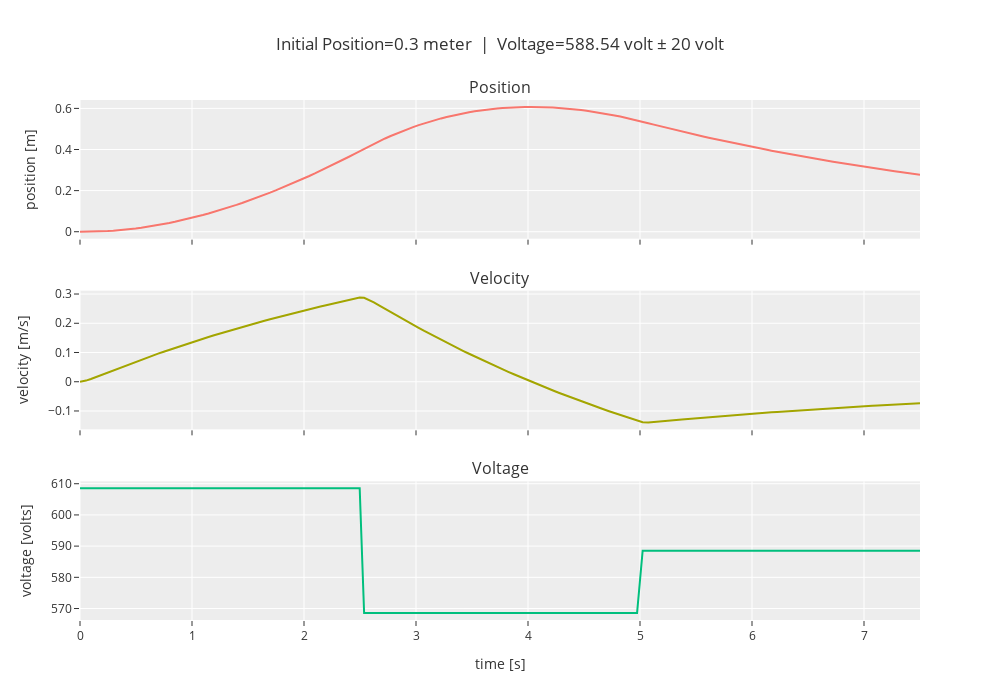

The notebook cell this image was saved under:
### Markdown cell above
### Position $x = 0$

### Code cell
x = 0
linear_analysis(x, doublet_magnitude=20, )

### Figure 1 — Plotly figure (JSON) as saved in the notebook; plotly's stock layout.template omitted (floating-point values rounded to 4 significant figures; data arrays with more than 128 entries replaced by an {"elided": "..."} marker saying what was removed)
{"data": [{"type": "scatter", "x": {"elided": "153 float values"}, "xaxis": "x", "y": {"elided": "153 float values"}, "yaxis": "y"}, {"type": "scatter", "x": {"elided": "153 float values"}, "xaxis": "x2", "y": {"elided": "153 float values"}, "yaxis": "y2"}, {"type": "scatter", "x": {"elided": "153 float values"}, "xaxis": "x3", "y": {"elided": "153 float values"}, "yaxis": "y3"}], "layout": {"annotations": [{"font": {"size": 16}, "showarrow": false, "text": "Position", "x": 0.5, "xanchor": "center", "xref": "paper", "y": 1, "yanchor": "bottom", "yref": "paper"}, {"font": {"size": 16}, "showarrow": false, "text": "Velocity", "x": 0.5, "xanchor": "center", "xref": "paper", "y": 0.6333, "yanchor": "bottom", "yref": "paper"}, {"font": {"size": 16}, "showarrow": false, "text": "Voltage", "x": 0.5, "xanchor": "center", "xref": "paper", "y": 0.2667, "yanchor": "bottom", "yref": "paper"}], "height": 700, "showlegend": false, "title": {"text": "Initial Position=0.3 meter  |  Voltage=588.54 volt ± 20 volt"}, "width": 1000, "xaxis": {"anchor": "y", "autorange": true, "domain": [0, 1], "matches": "x3", "range": [0, 7.5], "showticklabels": false, "type": "linear"}, "xaxis2": {"anchor": "y2", "autorange": true, "domain": [0, 1], "matches": "x3", "range": [0, 7.5], "showticklabels": false, "type": "linear"}, "xaxis3": {"anchor": "y3", "autorange": true, "domain": [0, 1], "range": [0, 7.5], "title": {"text": "time [s]"}, "type": "linear"}, "yaxis": {"anchor": "x", "autorange": true, "domain": [0.7333, 1], "range": [-0.03373, 0.6409], "title": {"text": "position [m]"}, "type": "linear"}, "yaxis2": {"anchor": "x2", "autorange": true, "domain": [0.3667, 0.6333], "range": [-0.1628, 0.3115], "title": {"text": "velocity [m/s]"}, "type": "linear"}, "yaxis3": {"anchor": "x3", "autorange": true, "domain": [0, 0.2667], "range": [566.3, 610.8], "title": {"text": "voltage [volts]"}, "type": "linear"}}}
